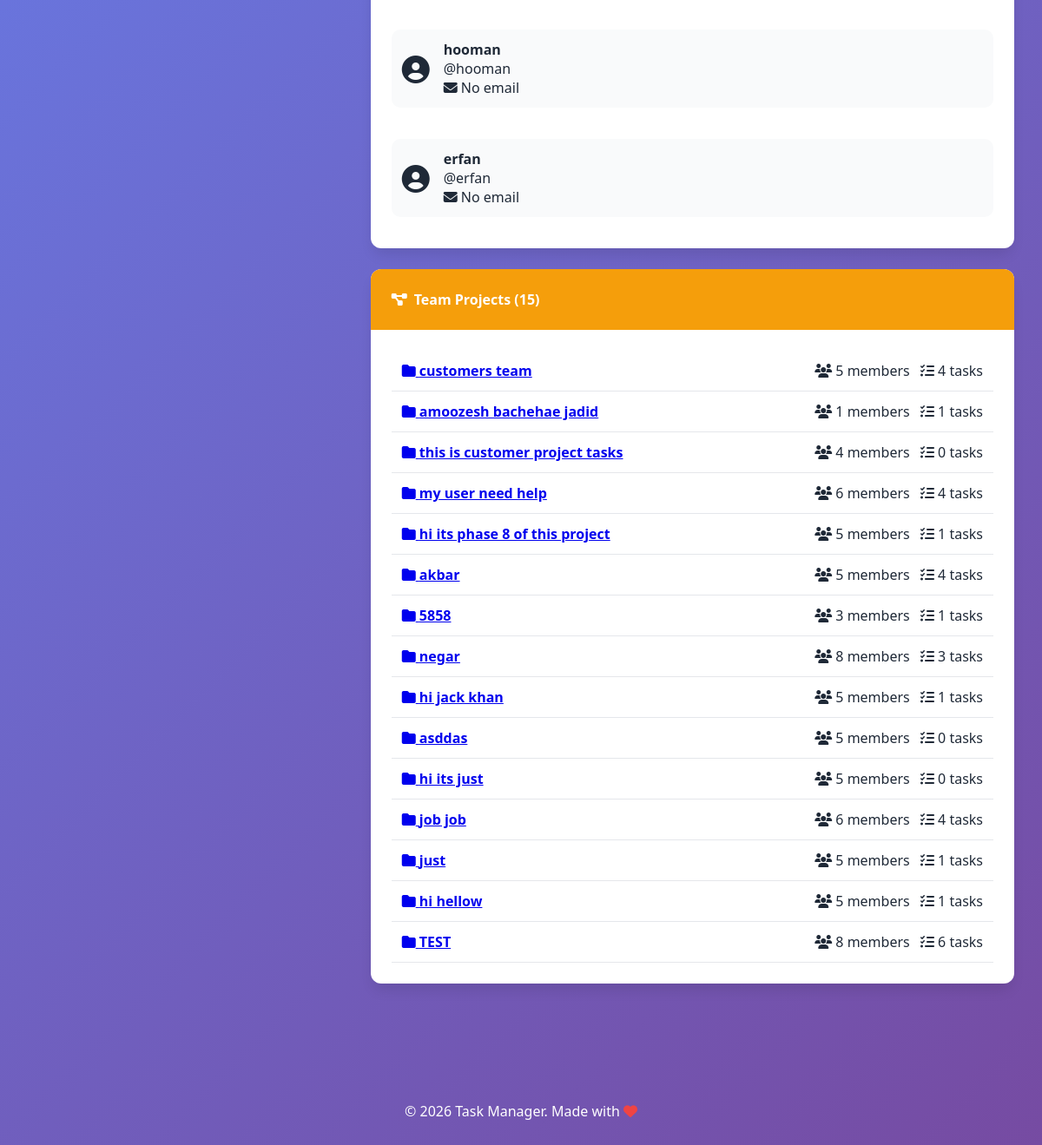
The page /teams/5/ (signed in, lower part) on the database as committed earlier.
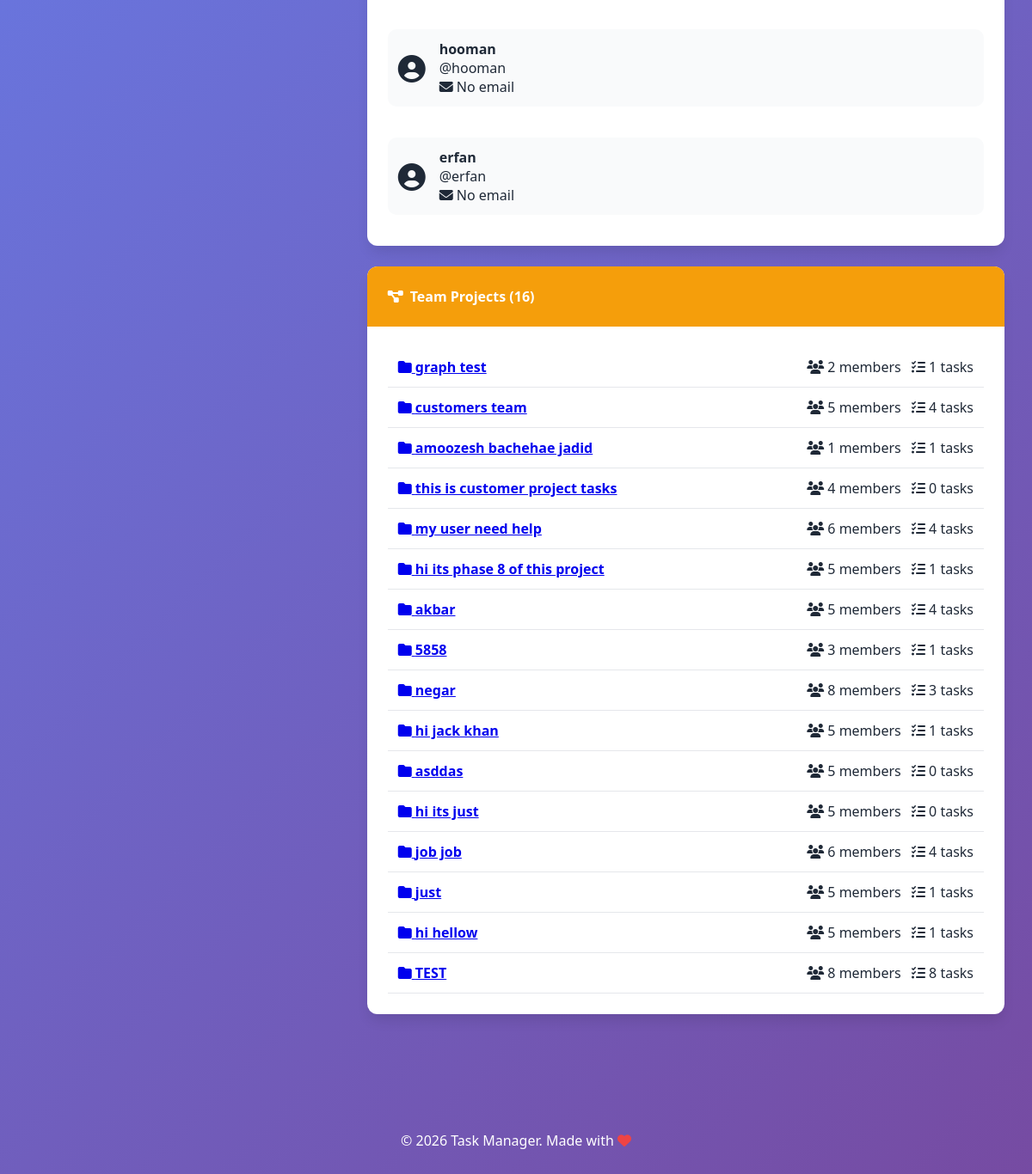
The same page on the database as committed later.
### tasks/models.py (models this page shows, shortened)
class Project(models.Model):
    title = models.CharField(max_length=200, verbose_name="Project Title")
    description = models.TextField(verbose_name="Description", blank=True)
    created_by = models.ForeignKey(
        User,
        on_delete=models.CASCADE,
        related_name='projects_created',
        verbose_name="Created By"
    )
    members = models.ManyToManyField(
        User,
        related_name='projects',
        blank=True,
        verbose_name="Team Members"
    )
    team = models.ForeignKey('Team', on_delete=models.SET_NULL, null=True, blank=True, related_name='projects')
    created_at = models.DateTimeField(auto_now_add=True, verbose_name="Created At")
    updated_at = models.DateTimeField(auto_now=True, verbose_name="Last Updated")
    graph_node_positions = models.JSONField(default=dict, blank=True)
    class Meta:
        verbose_name = "Project"
        verbose_name_plural = "Projects"
        ordering = ['-created_at']

### tasks/views.py (the view)
# urls.py: path('teams/<int:pk>/', views.team_detail, name='team_detail'),
@login_required
def team_detail(request, pk):
    team = get_object_or_404(Team, pk=pk)
    members = team.members.all()
    projects = Project.objects.filter(
        Q(created_by__in=members) | Q(members__in=members)
    ).distinct()
    return render(request, 'tasks/team_detail.html', {
        'team': team,
        'members': members,
        'projects': projects,
    })

### templates/tasks/team_detail.html (shortened to what this page needs)
{% extends 'base.html' %}
{% load static %}
{% block content %}
<div class="row">
    <div class="col-md-4">
    </div>
    <div class="col-md-8">
        <div class="card">
            <div class="card-body">
                {% if members %}
                    <div class="row">
                        {% for member in members %}
                            <div class="col-md-6">
                                <div class="member-card" style="display: flex; align-items: center; padding: 0.75rem; background: var(--light); border-radius: 10px; margin-bottom: 0.75rem;">
                                    <div style="font-size: 2rem; margin-right: 1rem;">
                                        <i class="fas fa-user-circle"></i>
                                    </div>
                                    <div>
                                        <strong>{{ member.get_full_name|default:member.username }}</strong>
                                        <div class="text-muted small">@{{ member.username }}</div>
                                        <div class="text-muted small">
                                            <i class="fas fa-envelope"></i> {{ member.email|default:"No email" }}
                                        </div>
                                    </div>
                                </div>
                            </div>
                        {% endfor %}
                    </div>
                {% else %}
                    <div class="text-center" style="padding: 2rem;">
                        <i class="fas fa-users" style="font-size: 3rem; color: var(--gray);"></i>
                        <p>No members yet</p>
                    </div>
                {% endif %}
            </div>
        </div>
        <div class="card mt-3">
            <div class="card-header" style="background: #f59e0b; color: white;">
                <h4><i class="fas fa-project-diagram"></i> Team Projects ({{ projects.count }})</h4>
            </div>
            <div class="card-body">
                {% if projects %}
                    {% for project in projects %}
                        <div class="project-item" style="padding: 0.75rem; border-bottom: 1px solid var(--gray-light);">
                            <a href="{% url 'tasks:project_detail' project.pk %}" style="font-weight: bold;">
                                <i class="fas fa-folder"></i> {{ project.title }}
                            </a>
                            <div class="text-muted small">
                                <i class="fas fa-users"></i> {{ project.members.count }} members
                                <i class="fas fa-tasks ms-2"></i> {{ project.tasks.count }} tasks
                            </div>
                        </div>
                    {% endfor %}
                {% else %}
                    <p class="text-muted">No projects associated with this team yet.</p>
                {% endif %}
            </div>
        </div>
    </div>
</div>
{% endblock %}

Rows that differ between the two databases and show on the page:
added Project: title "graph test", members.count "2", tasks.count "1"
changed Project "TEST": tasks.count "6" → "8"
Other text that changed with them:
{{ projects.count }}: "15" → "16"
